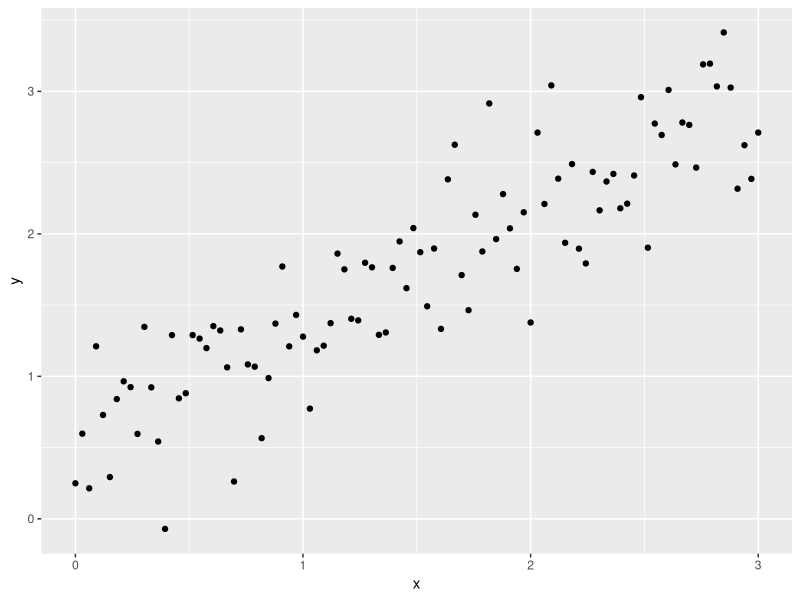
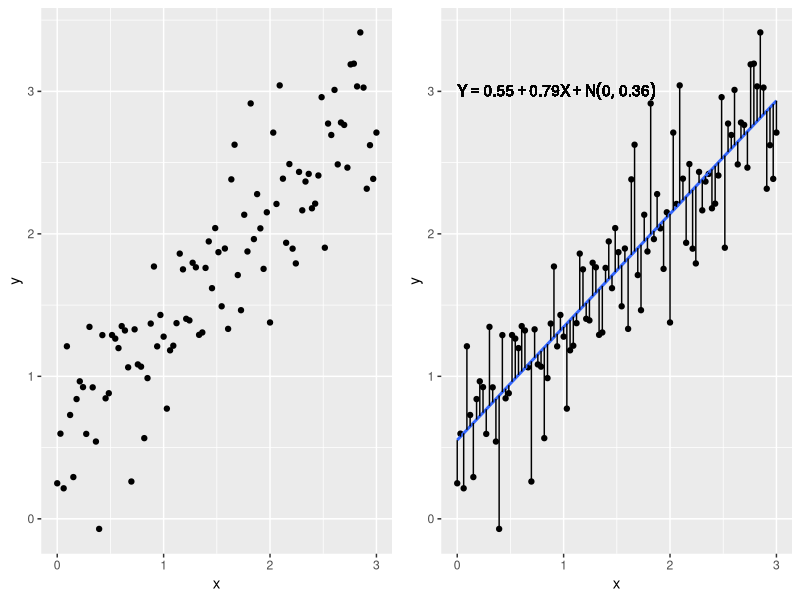
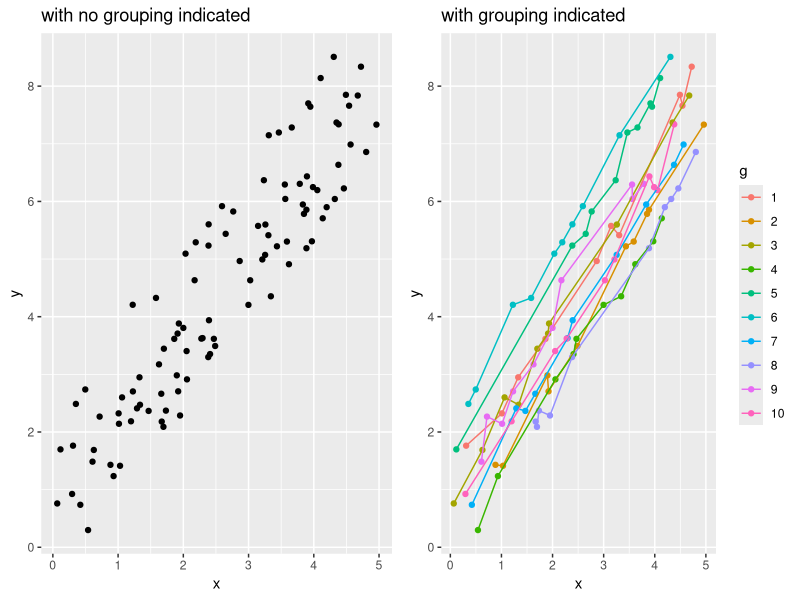
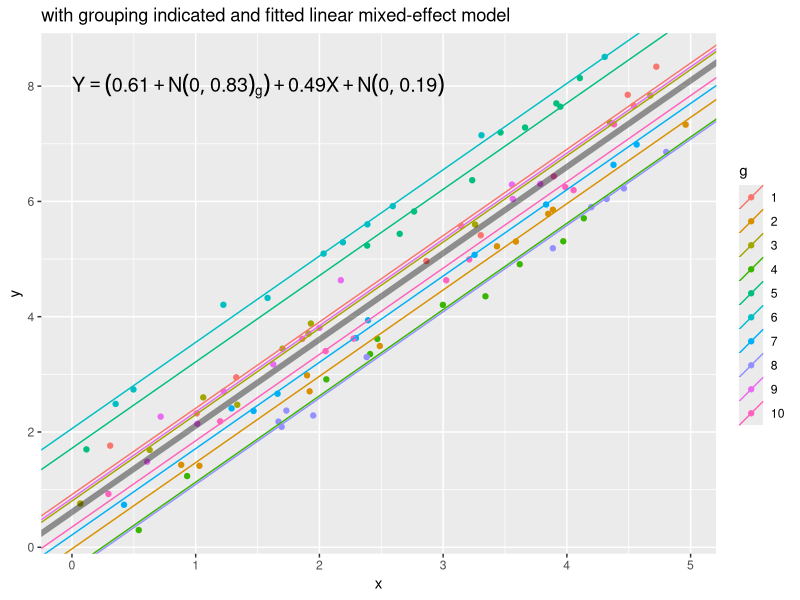
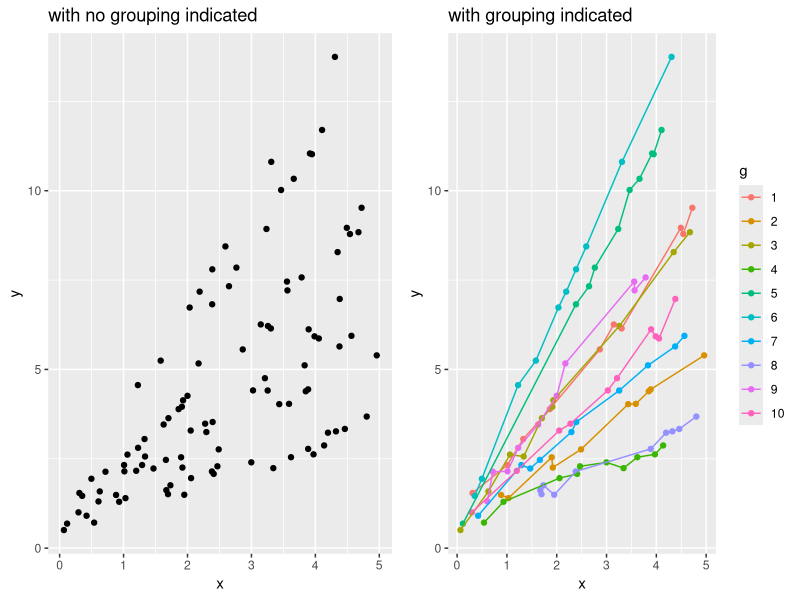
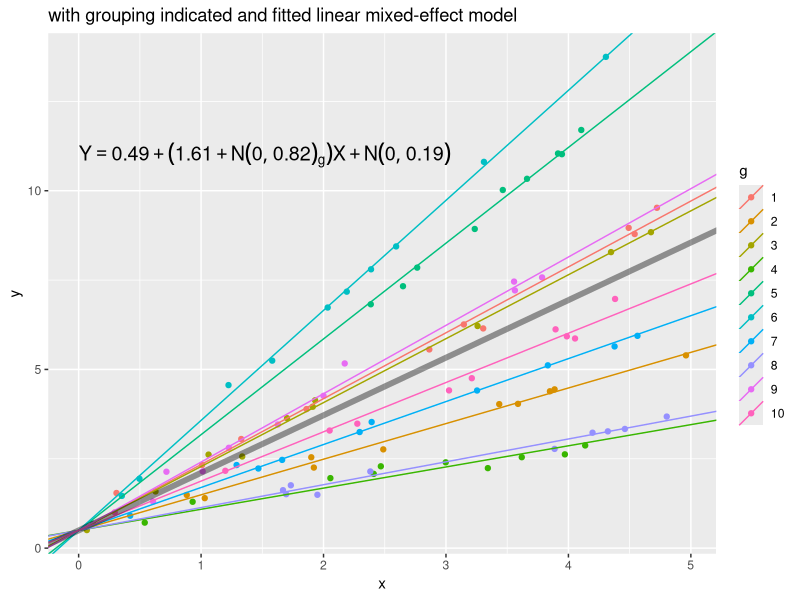
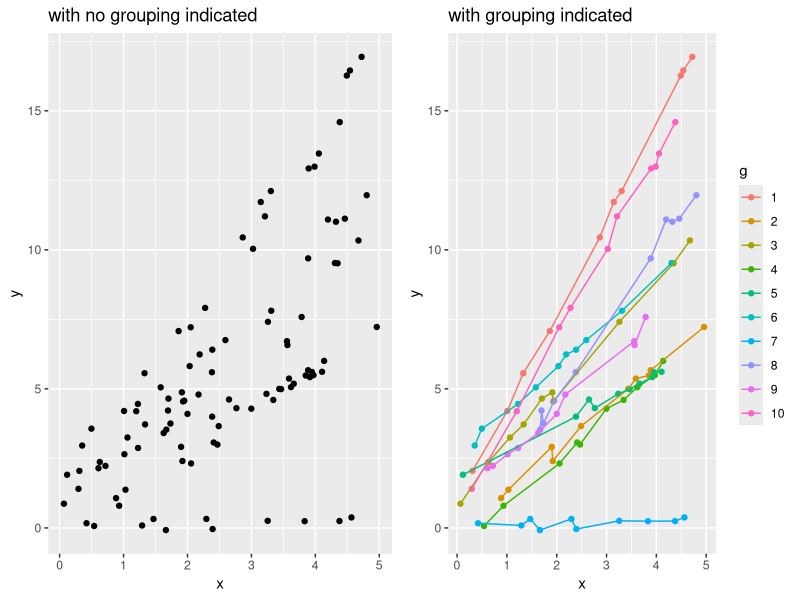
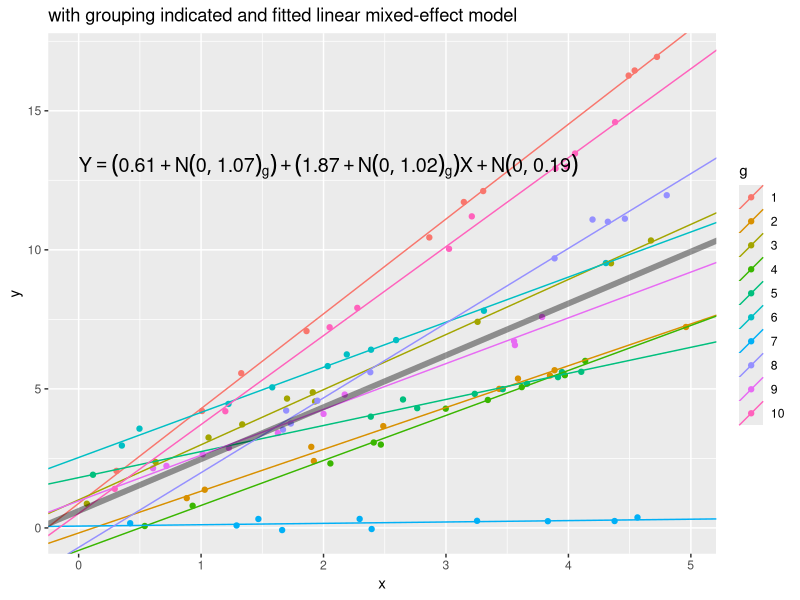

Here is the R script that generated these plots, in order:
## ---- chunk 1
library(lme4)
head(sleepstudy)
## ---- chunk 2
options(digits = 4)
x <- seq(0,3,length.out = 100)
set.seed(1)
y <- 0.5 + 0.8*x + rnorm(100,sd = 0.4)
m1 <- lm(y ~ x)
dat <- data.frame(y, x, fit = fitted(m1))
library(ggplot2)
ggplot(dat, aes(x,y)) + geom_point()

## ---- chunk 3
m1 <- lm(y ~ x)
coef(m1) # estimate coefficients
summary(m1)$sigma # estimate of error standard deviation
## ---- chunk 4
library(gridExtra)
p1 <- ggplot(dat, aes(x,y)) + geom_point()

p2 <- ggplot(dat, aes(x,y)) + geom_point() + geom_smooth(method="lm",se=F) + 
  geom_segment(aes(x = x, y = y, xend = x, yend = fit)) +
  geom_text(data=NULL, aes(x=0,y=3,label="Y == 0.55 + 0.79*X + N(0,0.36)"), 
            parse=TRUE, hjust=0)
grid.arrange(p1, p2, nrow=1) # can also use ncol

## ---- chunk 5
n1 <- 10 # 10 subjects
n2 <- 10 # 10 obs per subject
g <- gl(n = n1, k = n2) # 10 levels repeated 10 times each
set.seed(1)
x <- as.vector(replicate(n1,round(sort(runif(n2, 0, 5)),3)))
b0 <- rnorm(n1, 0, 0.8) # random intercept
eps <- rnorm(length(g),0,0.2)
b <- b0[g]
y <- 0.5 + b + 1.5*x + eps
dat <- data.frame(g, x, y, b, eps)
p1 <- ggplot(dat, aes(x,y)) + geom_point() + labs(title="with no grouping indicated")
p2 <- ggplot(dat, aes(x,y, color=g)) + geom_point() + geom_line() + labs(title="with grouping indicated")
grid.arrange(p1, p2, nrow=1)
## ---- chunk 6
library(lme4) # package for fitting lmm
lme1 <- lmer(y ~ x + (1 | g), data = dat)
fixef(lme1) # fixed effect estimates
VarCorr(lme1) # D and R estimates
## ---- chunk 7
lfits <- coef(lme1)$g
names(lfits)[1] <- "int"
lfits$g <- factor(1:10)
ggplot(dat, aes(x,y,color=g)) + geom_point() + 
  geom_abline(data=lfits, aes(intercept=int, slope=x, color=g)) +
  geom_abline(intercept=fixef(lme1)[1], slope=fixef(lme1)[2],size=2, alpha=0.4) +
  labs(title="with grouping indicated and fitted linear mixed-effect model") +
  annotate("text", x=0,y=8,label="Y == (0.61 + N(0,0.83)[g]) + 0.49*X  + N(0,0.19)", 
            parse=TRUE, hjust=0, size = 5)
## ---- chunk 8
# Random slopes
n1 <- 10 # 10 subjects
n2 <- 10 # 10 obs per subject
g <- gl(n = n1, k = n2) # 10 levels repeated 10 times each
set.seed(1)
x <- as.vector(replicate(n1,round(sort(runif(n2, 0, 5)),3)))
b1 <- rnorm(n1, 0, 0.8) # random slope
eps <- rnorm(length(g),0,0.2)
b <- b1[g]
y <- 0.5 + (1.5 + b)*x + eps
dat <- data.frame(g, x, y, b, eps)
p1 <- ggplot(dat, aes(x,y)) + geom_point() + labs(title="with no grouping indicated")
p2 <- ggplot(dat, aes(x,y, color=g)) + geom_point() + geom_line() + labs(title="with grouping indicated")
grid.arrange(p1, p2, nrow=1) 
## ---- chunk 9
# fit random effect for slope but not intercept
lme2 <- lmer(y ~ x + (0 + x | g), data = dat)
fixef(lme2) # fixed effect estimates
VarCorr(lme2) # D and R estimates
## ---- chunk 10
lfits <- coef(lme2)$g
names(lfits)[1] <- "int"
lfits$g <- factor(1:10)
ggplot(dat, aes(x,y,color=g)) + geom_point() + 
  geom_abline(data=lfits, aes(intercept=int, slope=x, color=g)) +
  geom_abline(intercept=fixef(lme2)[1], slope=fixef(lme2)[2],size=2, alpha=0.4) +
  labs(title="with grouping indicated and fitted linear mixed-effect model") +
  annotate("text", x=0,y=11,label="Y == 0.49 + (1.61 + N(0,0.82)[g])*X  + N(0,0.19)", 
            parse=TRUE, hjust=0, size = 5)
## ---- chunk 11
# Random intercepts and random slopes
n1 <- 10 # 10 subjects
n2 <- 10 # 10 obs per subject
g <- gl(n = n1, k = n2) # 10 levels repeated 10 times each
set.seed(1)
x <- as.vector(replicate(n1,round(sort(runif(n2, 0, 5)),3)))
b0 <- rnorm(n1, 0, 1) # random intercept
b1 <- rnorm(n1, 0, 0.8) # random slope
eps <- rnorm(length(g),0,0.2)
b0 <- b0[g]
b1 <- b1[g]
y <- (0.5 + b0) + (1.5 + b1)*x + eps
dat <- data.frame(g, x, y, eps)
p1 <- ggplot(dat, aes(x,y)) + geom_point() + labs(title="with no grouping indicated")
p2 <- ggplot(dat, aes(x,y, color=g)) + geom_point() + geom_line() + labs(title="with grouping indicated")
grid.arrange(p1, p2, nrow=1)
## ---- chunk 12
# fit random effects for intercepts and slopes 
lme3 <- lmer(y ~ x + (x | g), data = dat)
fixef(lme3) # fixed effect estimates
VarCorr(lme3) # D and R estimates
## ---- chunk 13
lfits <- coef(lme3)$g
names(lfits)[1] <- "int"
lfits$g <- factor(1:10)
ggplot(dat, aes(x,y,color=g)) + geom_point() + 
  geom_abline(data=lfits, aes(intercept=int, slope=x, color=g)) +
  geom_abline(intercept=fixef(lme3)[1], slope=fixef(lme3)[2],size=2, alpha=0.4) +
  labs(title="with grouping indicated and fitted linear mixed-effect model") +
  annotate("text", x=0,y=13,label="Y == (0.61 + N(0,1.07)[g]) + (1.87 + N(0,1.02)[g])*X  + N(0,0.19)", 
            parse=TRUE, hjust=0, size = 5)
